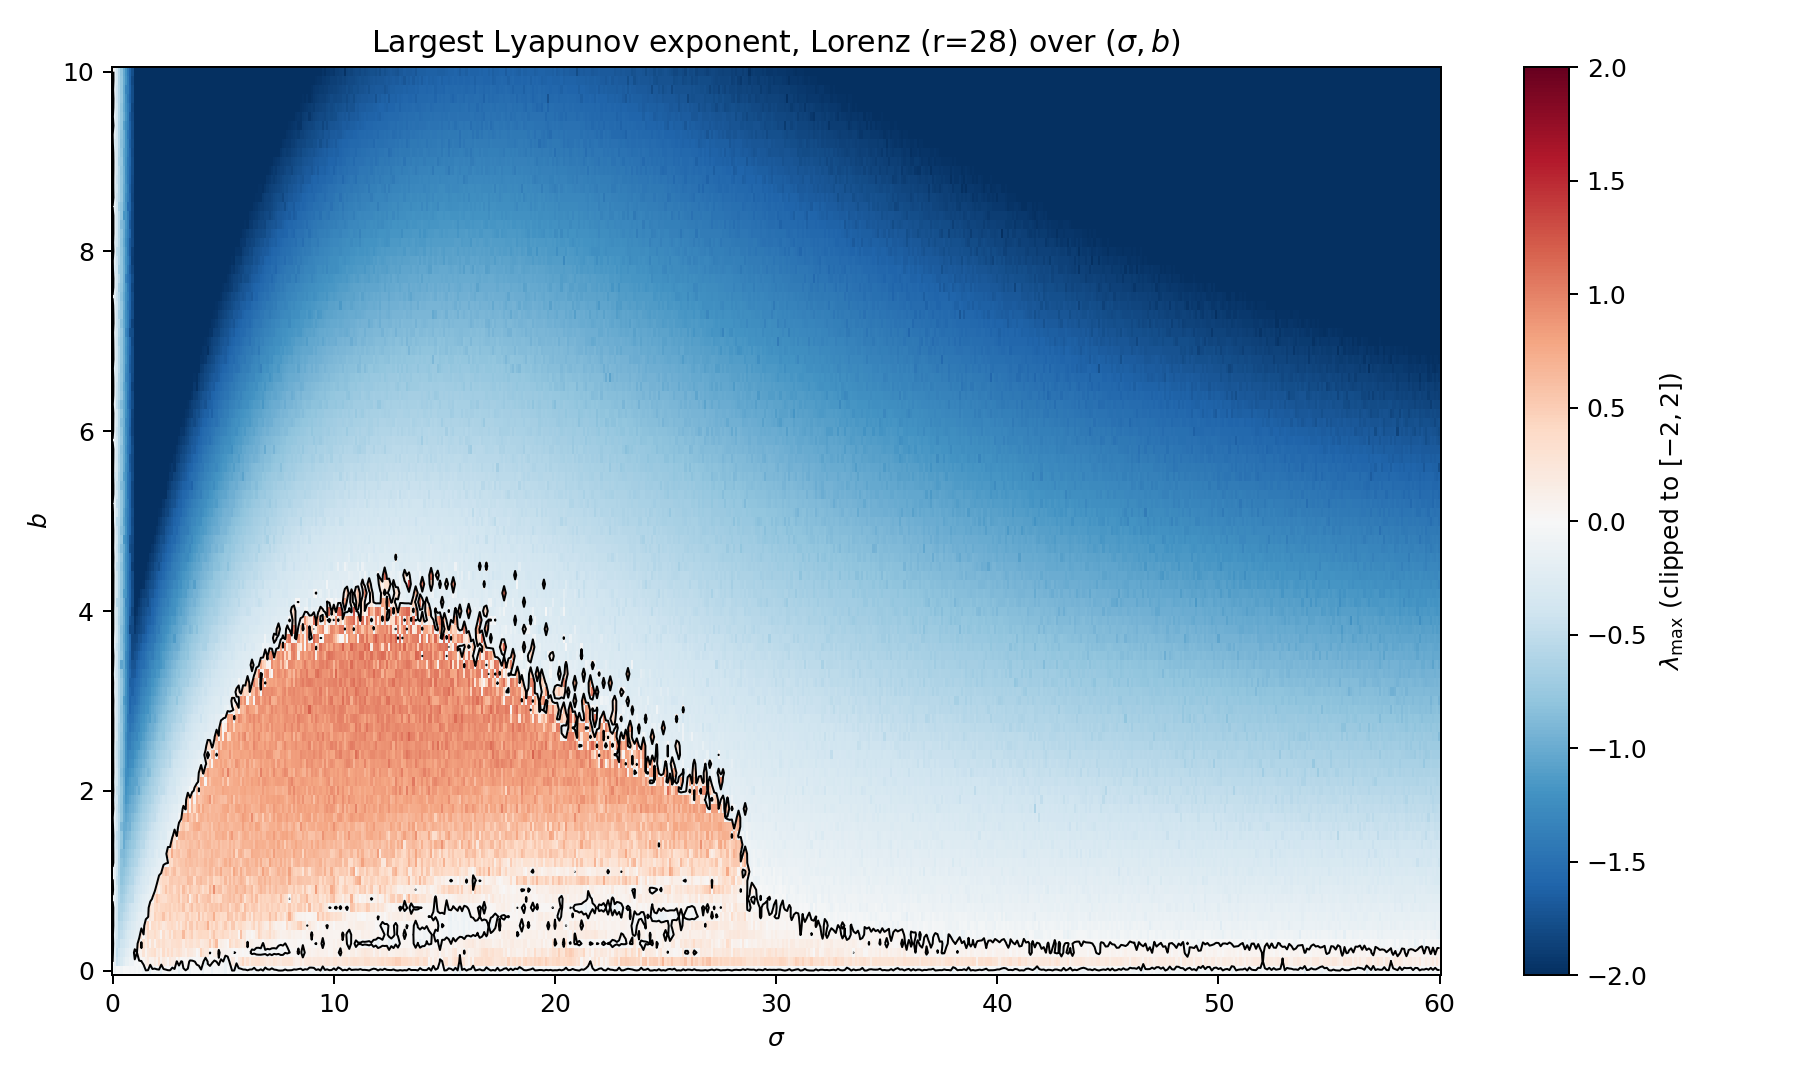

Reproduce this figure in Python.
import numpy as np
import matplotlib.pyplot as plt
import time

r = 28.0
sigmas = np.arange(0.0, 60.0 + 1e-9, 0.1)
bs     = np.arange(0.0, 10.0 + 1e-9, 0.1)
S, B = np.meshgrid(sigmas, bs, indexing='ij')
shape = S.shape
sigma_f = S.ravel()
b_f     = B.ravel()
M = len(sigma_f)
print(f'grid: {shape}  M={M}')

rng = np.random.default_rng(0)
x = np.tile(np.array([1.0, 1.0, 20.0]), (M, 1)) + 0.1*rng.standard_normal((M, 3))
w = rng.standard_normal((M, 3))
w /= np.linalg.norm(w, axis=1, keepdims=True)

def rhs(x, sig, bb):
    dx = sig*(x[:,1] - x[:,0])
    dy = r*x[:,0] - x[:,1] - x[:,0]*x[:,2]
    dz = x[:,0]*x[:,1] - bb*x[:,2]
    return np.stack([dx, dy, dz], axis=1)

def Jw(x, w, sig, bb):
    dw0 = -sig*w[:,0] + sig*w[:,1]
    dw1 = (r - x[:,2])*w[:,0] - w[:,1] - x[:,0]*w[:,2]
    dw2 = x[:,1]*w[:,0] + x[:,0]*w[:,1] - bb*w[:,2]
    return np.stack([dw0, dw1, dw2], axis=1)

def rk4_state(x, sig, bb, dt):
    k1 = rhs(x, sig, bb)
    k2 = rhs(x + dt*k1/2, sig, bb)
    k3 = rhs(x + dt*k2/2, sig, bb)
    k4 = rhs(x + dt*k3, sig, bb)
    return x + dt*(k1 + 2*k2 + 2*k3 + k4)/6

def rk4_both(x, w, sig, bb, dt):
    k1x = rhs(x, sig, bb);             k1w = Jw(x, w, sig, bb)
    xh  = x + dt*k1x/2;                wh  = w + dt*k1w/2
    k2x = rhs(xh, sig, bb);            k2w = Jw(xh, wh, sig, bb)
    xh  = x + dt*k2x/2;                wh  = w + dt*k2w/2
    k3x = rhs(xh, sig, bb);            k3w = Jw(xh, wh, sig, bb)
    xh  = x + dt*k3x;                  wh  = w + dt*k3w
    k4x = rhs(xh, sig, bb);            k4w = Jw(xh, wh, sig, bb)
    xn = x + dt*(k1x + 2*k2x + 2*k3x + k4x)/6
    wn = w + dt*(k1w + 2*k2w + 2*k3w + k4w)/6
    return xn, wn

dt = 0.01
T_trans = 15.0
T_run   = 25.0
n_trans_steps = int(round(T_trans/dt))
n_intervals   = int(round(T_run))
steps_per     = int(round(1.0/dt))

t0 = time.time()
for _ in range(n_trans_steps):
    x = rk4_state(x, sigma_f, b_f, dt)
    # guard against blow-up at extreme parameters
    bad = ~np.isfinite(x).all(axis=1)
    if bad.any():
        x[bad] = 0.0
print(f'transient done {time.time()-t0:.1f}s')

w = rng.standard_normal((M, 3))
w /= np.linalg.norm(w, axis=1, keepdims=True)

log_growth = np.zeros(M)
total_time = 0.0
for i in range(n_intervals):
    for _ in range(steps_per):
        x, w = rk4_both(x, w, sigma_f, b_f, dt)
    nrm = np.linalg.norm(w, axis=1)
    nrm = np.where(np.isfinite(nrm) & (nrm > 0), nrm, 1.0)
    log_growth += np.log(nrm)
    w = w / nrm[:, None]
    # sanitize nonfinite states
    bad = ~(np.isfinite(x).all(axis=1) & np.isfinite(w).all(axis=1))
    if bad.any():
        x[bad] = 0.0
        w[bad] = np.array([1.0, 0.0, 0.0])
    total_time += 1.0
    if (i+1) % 5 == 0:
        print(f'  interval {i+1}/{n_intervals}  t={time.time()-t0:.1f}s')

lle = log_growth / total_time
lle_map = lle.reshape(shape)

# save for plotting
np.savez('lle_map.npz', lle=lle_map, sigmas=sigmas, bs=bs)

fig, ax = plt.subplots(figsize=(10, 6))
clip = np.clip(lle_map, -2.0, 2.0)
im = ax.pcolormesh(S, B, clip, cmap='RdBu_r', shading='auto', vmin=-2, vmax=2)
ax.contour(S, B, lle_map, levels=[0.0], colors='k', linewidths=0.8)
ax.set_xlabel(r'$\sigma$')
ax.set_ylabel(r'$b$')
ax.set_title(r'Largest Lyapunov exponent, Lorenz (r=28) over $(\sigma, b)$')
cbar = plt.colorbar(im, ax=ax)
cbar.set_label(r'$\lambda_{\max}$ (clipped to $[-2, 2]$)')
plt.tight_layout()
plt.savefig('lorenz_le_map.png', dpi=180)
print('done', time.time()-t0, 's')
